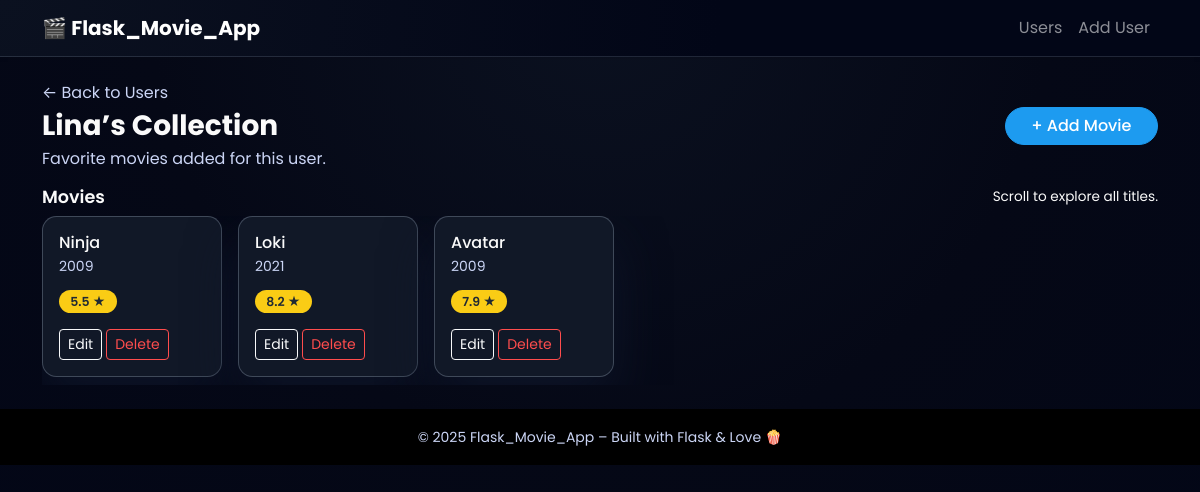
Before: /users/1 with the older database file.
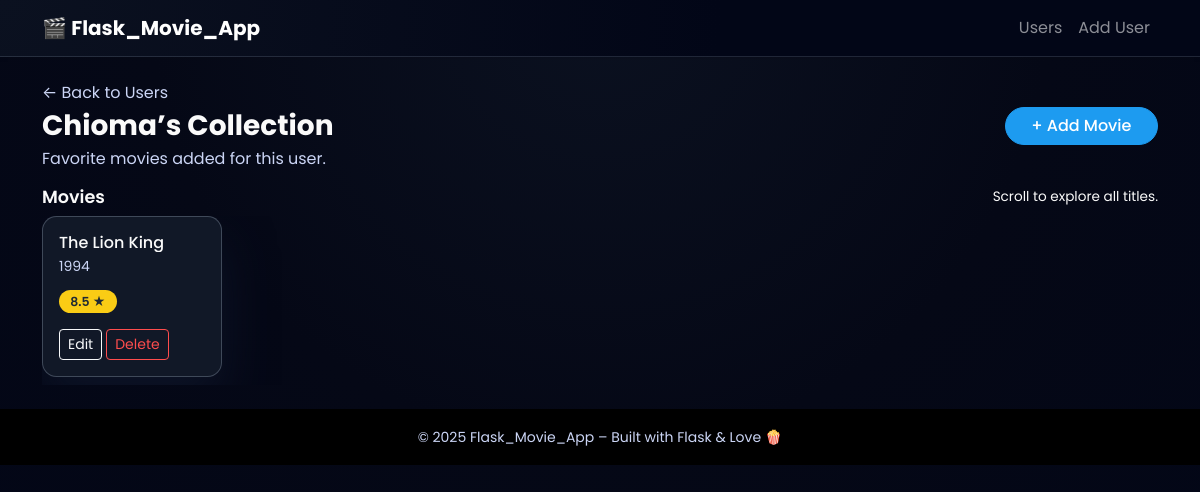
After: the same page with the newer database file.
### models.py (models this page shows)
class User(db.Model):
    __tablename__ = "users"
    id = db.Column(db.Integer, primary_key=True)
    name = db.Column(db.String(100), nullable=False)
    movies = db.relationship(
        "Movie",
        back_populates="user",
        cascade="all, delete-orphan",
    )
    reviews = db.relationship(
        "Review",
        back_populates="user",
        cascade="all, delete-orphan",
    )

class Movie(db.Model):
    __tablename__ = "movies"
    id = db.Column(db.Integer, primary_key=True)
    name = db.Column(db.String(200), nullable=False)
    director = db.Column(db.String(200), nullable=False)
    year = db.Column(db.Integer, nullable=False)
    rating = db.Column(db.Float, nullable=False)
    user_id = db.Column(db.Integer, db.ForeignKey("users.id"), nullable=False)
    user = db.relationship("User", back_populates="movies")
    reviews = db.relationship(
        "Review",
        back_populates="movie",
        cascade="all, delete-orphan",
    )

### app.py (the view)
@app.route("/users/<int:user_id>")
def user_movies(user_id):
	user = get_user_or_404(user_id)
	movies = data_manager.get_user_movies(user_id)
	return render_template("user_movies.html", user=user, movies=movies)

### app.py (called while the page is built)
def get_user_or_404(user_id: int):
	user = data_manager.get_user(user_id)
	if user is None:
		abort(404)
	return user

### datamanager/sqlite_data_manager.py (called while the page is built)
	def get_user(self, user_id: int) -> Optional[User]:
		return self.session.get(User, user_id)

	def get_user_movies(self, user_id: int) -> List[Movie]:
		return (
			self.session.query(Movie)
			.filter(Movie.user_id == user_id)
			.all()
		)

### templates/user_movies.html (shortened to what this page needs)
{% extends "base.html" %}
{% block content %}
  <div class="d-flex justify-content-between align-items-center mb-3">
    <div>
      <p class="mb-1">
        <a href="{{ url_for('list_users') }}" class="text-decoration-none text-secondary">
          ← Back to Users
        </a>
      </p>
      <h1 class="h3 fw-bold mb-1">
        {{ user['name'] }}’s Collection
      </h1>
      <p class="text-secondary mb-0">
        Favorite movies added for this user.
      </p>
    </div>
    <div class="d-flex flex-column align-items-end gap-2">
      <a href="{{ url_for('add_movie', user_id=user['id']) }}" class="btn btn-primary">
        + Add Movie
      </a>
    </div>
  </div>
  {% if movies %}
    <section class="mt-3">
      <div class="d-flex justify-content-between align-items-center mb-2">
        <h2 class="section-title mb-0">Movies</h2>
        <p class="section-subtitle mb-0">
          Scroll to explore all titles.
        </p>
      </div>
      <div class="scroll-row">
        {% for movie in movies %}
          <div class="scroll-item">
            <div class="card movie-card h-100">
              <div class="card-body d-flex flex-column">
                <div class="mb-2">
                  <h3 class="h6 mb-1 text-truncate" title="{{ movie['name'] }}">
                    {{ movie['name'] }}
                  </h3>
                  <p class="mb-1 text-secondary small">
                    {{ movie['year'] }}
                  </p>
                </div>
                <div class="mb-3">
                  <span class="badge-rating">
                    {{ movie['rating'] }} ★
                  </span>
                </div>
                <div class="mt-auto d-flex flex-wrap gap-1">
                  <a
                    href="{{ url_for('update_movie', user_id=user['id'], movie_id=movie['id']) }}"
                    class="btn btn-sm btn-outline-light"
                  >
                    Edit
                  </a>
                  <form
                    action="{{ url_for('delete_movie', user_id=user['id'], movie_id=movie['id']) }}"
                    method="post"
                    class="d-inline"
                  >
                    <button type="submit" class="btn btn-sm btn-outline-danger">
                      Delete
                    </button>
                  </form>
                </div>
              </div>
            </div>
          </div>
        {% endfor %}
      </div>
    </section>
  {% endif %}
{% endblock %}

### templates/base.html (shortened to what this page needs)
<!doctype html>
<html lang="en">
<head>
  <link
    href="https://cdn.jsdelivr.net/npm/bootstrap@5.3.3/dist/css/bootstrap.min.css"
    rel="stylesheet"
  >
  <link rel="stylesheet" href="{{ url_for('static', filename='css/style.css') }}">
</head>
<body>
  <nav class="navbar navbar-expand-lg navbar-dark bg-black shadow-sm">
    <div class="container">
      <a class="navbar-brand fw-bold" href="{{ url_for('index') }}">
        🎬 Flask_Movie_App
      </a>
      <div class="collapse navbar-collapse" id="navbarNav">
        <ul class="navbar-nav ms-auto">
          <li class="nav-item">
            <a class="nav-link" href="{{ url_for('list_users') }}">Users</a>
          </li>
          <li class="nav-item">
            <a class="nav-link" href="{{ url_for('add_user') }}">Add User</a>
          </li>
        </ul>
      </div>
    </div>
  </nav>
  <main class="container py-4">
    {% block content %}{% endblock %}
  </main>
  <footer class="bg-black text-center text-secondary py-3 mt-auto">
    <small>&copy; {{ 2025 }} Flask_Movie_App – Built with Flask & Love 🍿</small>
  </footer>
</body>
</html>

### static/css/style.css (style rules this page uses)
:root { --bg-main: #050816; --bg-card: #111827; --accent: #1d9bf0; --accent-soft: rgba(29, 155, 240, 0.4); }
body { color: #fafafa }
body { font-family: "Poppins", system-ui, -apple-system, BlinkMacSystemFont, "Segoe UI", sans-serif; background: radial-gradient(circle at top, #0b1120 0, var(--bg-main) 45%, #020617 100%); color: #f9fafb; min-height: 100vh; }
.text-secondary { color: #cbd5f5 !important; }
h1, h2, h3, span { color: #fafafa !important; }
.navbar { background: radial-gradient(circle at top left, #0b1120, #020617 60%) !important; border-bottom: 1px solid rgba(148, 163, 184, 0.2); }
.btn-primary { background: var(--accent); border-color: var(--accent); font-weight: 500; border-radius: 999px; padding-inline: 1.6rem; }
.btn-outline-danger { color: #ff4d4d !important; border-color: #ff4d4d !important; }
.section-title { font-size: 1.1rem; font-weight: 600; margin-bottom: 0.75rem; }
.section-subtitle { font-size: 0.85rem; color: #fafafa; }
.user-card, .movie-card { background: var(--bg-card); border-radius: 0.9rem; border: 1px solid rgba(148, 163, 184, 0.35); box-shadow: 0 25px 50px rgba(15, 23, 42, 0.8); transition: transform 0.18s ease, box-shadow 0.18s ease, border-color 0.18s ease, background 0.18s ease; }
.badge-rating { background: #facc15; color: #1f2933 !important; border-radius: 999px; padding: 0.2rem 0.7rem; font-size: 0.78rem; font-weight: 600; }
.scroll-row { display: flex; gap: 1rem; overflow-x: auto; padding-bottom: 0.5rem; scroll-snap-type: x mandatory; }
.scroll-item { min-width: 180px; max-width: 180px; scroll-snap-align: start; }

Changed rows visible on the page:
removed Movie: name "Ninja", year "2009", rating "5.5"
removed Movie: name "Loki", year "2021", rating "8.2"
removed Movie: name "Avatar", year "2009", rating "7.9"
changed User: name "Lina" → "Chioma"
added Movie: name "The Lion King", year "1994", rating "8.5"
